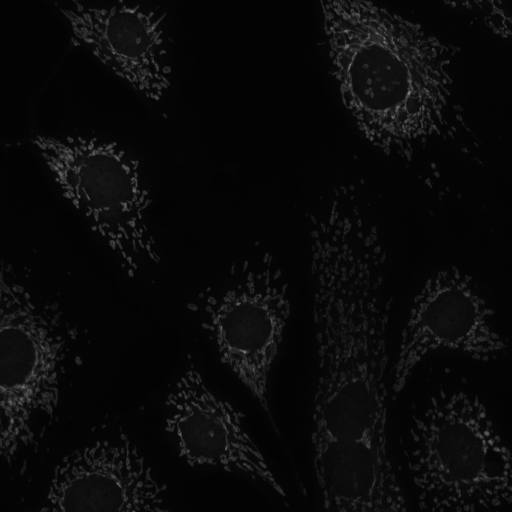
%> input picture Plugins/Model_validation/Bias_free_out_of_distribution_noise/FMD_bias_free_test/image_R_1_avg50.png, 512 x 512 px
$ octave demo_add_nosie.m   (GNU Octave 9; MATLAB toolbox functions it lacks are replaced by stand-ins)
%> lines starting %> are read from the running program, lines starting %| are printed output that depends on the picture
clc
close all
clear variables

%date: 28th July 2021
%VM withg real object BPAE sample (img = mix1-mix3, real = Mix2-Mix4)

font = 14;
format long;


% load image
I = imread('image_R_1_avg50.png');
%> I is the input picture: size 512x512 uint8; min 3, max 136, mean 9.8
I = double(I);
%> I: size 512x512 double
I = I/255;

% add noise
noiseSD1 = 0.01;
noiseI1 = I + noiseSD1*randn(size(I));
imwrite(uint8(noiseI1*255),'noisy_image_Std_40dB.png');

noiseSD2 = 0.0178;
noiseI2 = I + noiseSD2*randn(size(I));
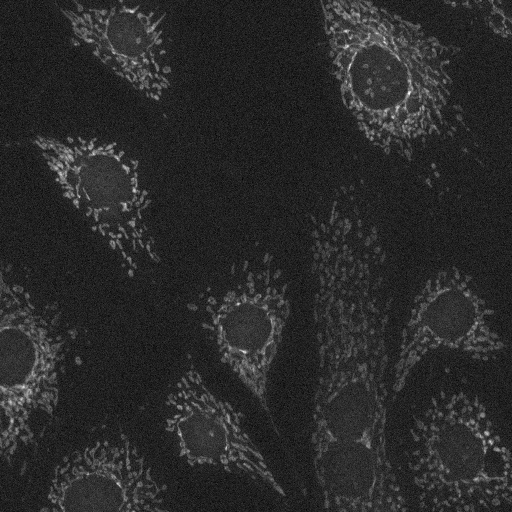
%> noiseI2: size 512x512 double; min -0.0604, max 0.531, mean 0.0386; drawn with min black and max white
imwrite(uint8(noiseI2*255),'noisy_image_Std_35dB.png');

noiseSD3 = 0.0316;
noiseI3 = I + noiseSD3*randn(size(I));
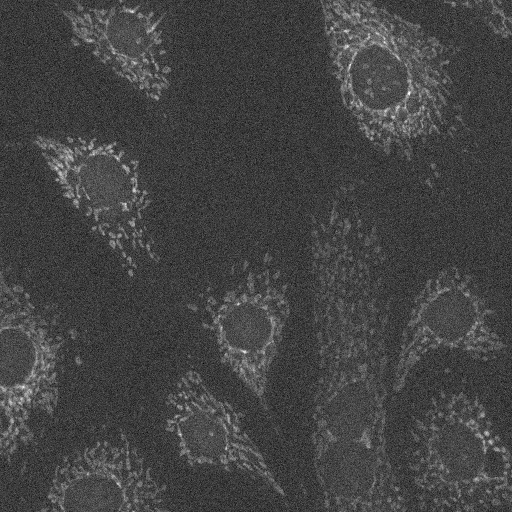
%> noiseI3: size 512x512 double; min -0.143, max 0.537, mean 0.0386; drawn with min black and max white
imwrite(uint8(noiseI3*255),'noisy_image_Std_30dB.png');

noiseSD4 = 0.0562;
noiseI4 = I + noiseSD4*randn(size(I));
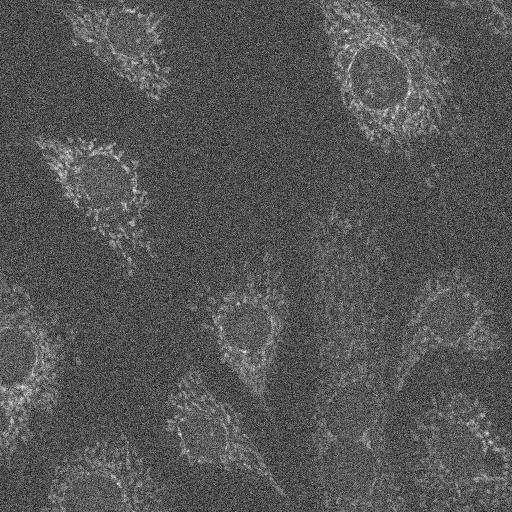
%> noiseI4: size 512x512 double; min -0.216, max 0.541, mean 0.0385; drawn with min black and max white
imwrite(uint8(noiseI4*255),'noisy_image_Std_25dB.png');

noiseSD5 = 0.1;
noiseI5 = I + noiseSD5*randn(size(I));
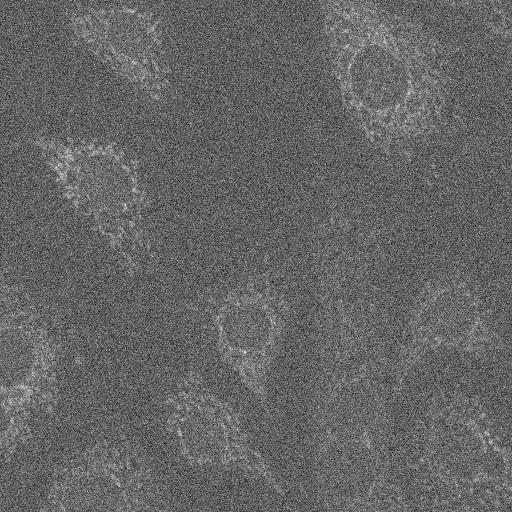
%> noiseI5: size 512x512 double; min -0.412, max 0.716, mean 0.0385; drawn with min black and max white
imwrite(uint8(noiseI5*255),'noisy_image_Std_20dB.png');

noiseSD6 = 0.1778;
noiseI6 = I + noiseSD6*randn(size(I));
imwrite(uint8(noiseI6*255),'noisy_image_Std_15dB.png');

noiseSD7 = 0.316;
noiseI7 = I + noiseSD7*randn(size(I));
imwrite(uint8(noiseI7*255),'noisy_image_Std_10dB.png');
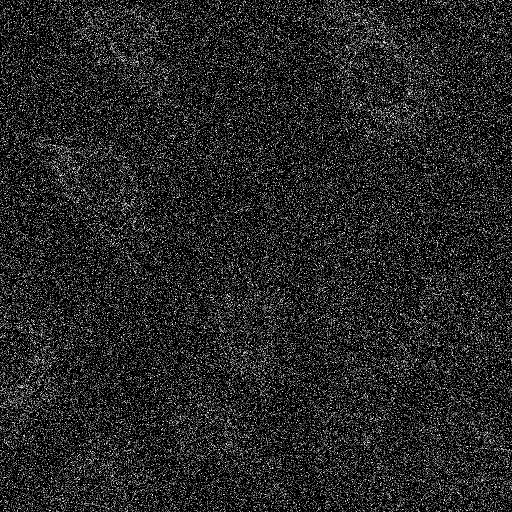
%> saved as noisy_image_Std_10dB.png: size 512x512 uint8; min 0, max 255, mean 37.7

noiseSD8 = 0.562;
noiseI8 = I + noiseSD8*randn(size(I));
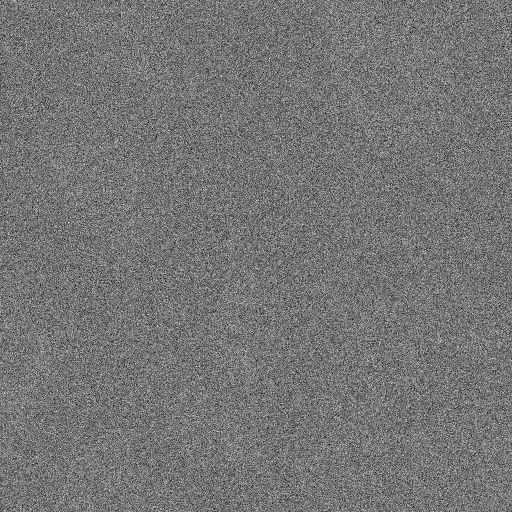
%> noiseI8: size 512x512 double; min -2.48, max 2.98, mean 0.0393; drawn with min black and max white
imwrite(uint8(noiseI8*255),'noisy_image_Std_5dB.png');
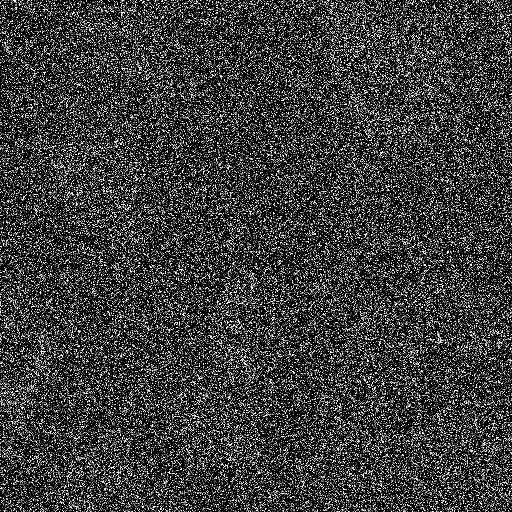
%> saved as noisy_image_Std_5dB.png: size 512x512 uint8; min 0, max 255, mean 59.9

noiseSD01 = 0.0056;
noiseI01 = I + noiseSD01*randn(size(I));
imwrite(uint8(noiseI01*255),'noisy_image_Std_45dB.png');

noiseSD02 = 0.00316;
noiseI02 = I + noiseSD02*randn(size(I));
imwrite(uint8(noiseI02*255),'noisy_image_Std_50dB.png');

% [6 lines of commented-out code are left out]
